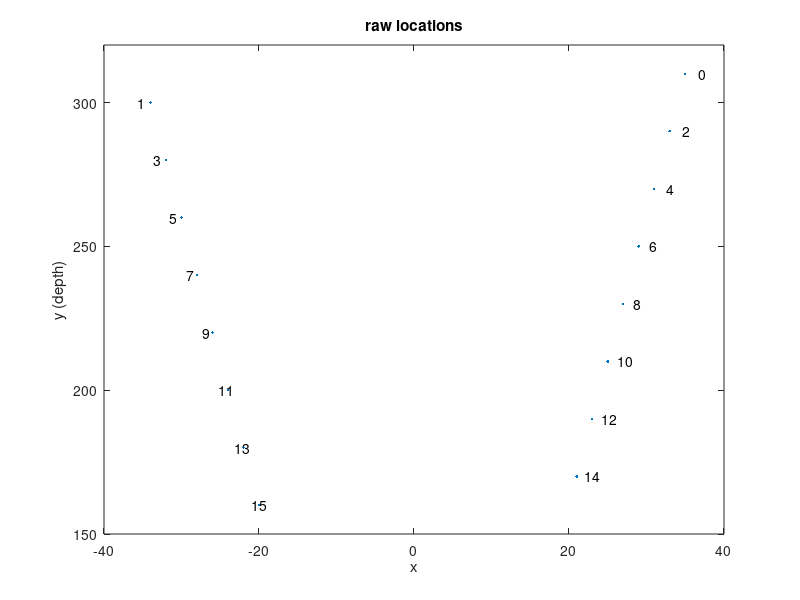

This chart was generated by the following MATLAB code: (Note: this script raises an error after producing the figure.)

%% specifications for E-16 probe from Cambridge NeuroTech
% Store specs in a struct, prb
% index to sites (probably unnecessary)
prb.index = 15:-1:0;
% # of sites on probe
prb.nsites = 16;
% xy coordinates of sites, with x location in 1st column, y location
% (increasing depth as value increases) in 2nd column. units are arbitrary,
% but could be um...
% this is as specd in file CNT_E1_Klusta.txt provided by Tahl Holtzman of
% Cambridge NeuroTech 
prb.xy_klusta = [ ...
-20, 160; ...
21, 170; ...
-22, 180; ...
23, 190; ...
-24, 200; ...
25, 210; ...
-26, 220; ...
27, 230; ...
-28, 240; ...
29, 250; ...
-30, 260; ...
31, 270; ...
-32, 280; ...
33, 290; ...
-34, 300; ...
35, 310; ...
];

%% plot the locations as 'o's with site index text adjacent
plot(prb.xy_klusta(:, 1), prb.xy_klusta(:, 2), '.')
text(prb.xy_klusta(:, 1)*(1 + 0.05), prb.xy_klusta(:, 2), num2cell(prb.index))
ylim([150 320])
xlabel('x')
ylabel('y (depth)')
title('raw locations')

%% probe site ID from probe layout pdf: 
%    CambridgeNeuroTech_Acute16ChProbe_Pinouts.pdf
% data also in E1_ProbeLayout.xls
%
% *** these sites are listed from proximal (top of probe) to
% *** distal (tip of probe)
prb.id = [ ...
	9; ...
	11; ...
	13; ...
	10; ...
	12; ...
	15; ...
	14; ...
	16; ...
	8; ...
	6; ...
	4; ...
	2; ...
	1; ...
	3; ...
	5; ...
	7	];

% print out in mock layout
for n = 1:prb.nsites
	if isodd(n)
		fprintf('   %d\n', prb.id(n));
	else
		fprintf('      %d\n', prb.id(n));
	end
end


%% define probe site (column 1) to AD channel (column 2) map:

prb.id_to_channel_map = [ ...
	6,	15; ...
	2,	13; ...
	3,	11; ...
	7,	9; ...
	16,	7; ...
	15,	5; ...
	10,	3; ...
	11,	1; ...
	8,	16; ...
	4,	14; ...
	1,	12; ...
	5,	10; ...
	14,	8; ...
	12,	6; ...
	13,	4; ...
	9,	2 ];

%% for each probe_id site, find the corresponding A/D channel
% so, loop through the sites as listed in prb.id...
prb.channel = zeros(prb.nsites, 1);
for n = 1:prb.nsites
	% find location of this id in prb.site_to_channel_map first column
	indx = find(prb.id(n) == prb.id_to_channel_map(:, 1));
	% matching AD channel will be in second column
	prb.channel(n) = prb.id_to_channel_map(indx, 2);
	fprintf('site %d --> chan %d\n', prb.id(n), ...
						prb.channel(n));
end




%% need to do some tweaking to get sites/channels to line up and 
% match physical layout of probe
% what we need: 
% A/D channels mapped to x, y locations of recording probe sites.

% right now locations of sites in prb.xy_klusta are listed from 
% bottom to top, so flip up down
xyud = flipud(prb.xy_klusta);

% then need to reverse the xy coords in pairs in order to get left-right
% position to match locations on probe
xylr = zeros(size(xyud));
for n = 1:2:prb.nsites
	xylr(n, 1) = xyud(n+1, 1);
	xylr(n+1, 1) = xyud(n, 1);
	xylr(n, 2) = xyud(n, 2);
	xylr(n+1, 2) = xyud(n+1, 2);
end

% check using plot xy coordinates and site id
figure(2)
plot(xylr(:, 1), xylr(:, 2), '.r')
ctxt = cell(length(prb.id), 1);
for n = 1:length(prb.id)
    ctxt{n} = sprintf('id %d', prb.id(n));
    if xylr(n, 1) < 0
        text(xylr(n, 1)*(1 - 0.05), xylr(n, 2), ctxt{n}, 'Color', 'r')
    else
        text(xylr(n, 1)*(1 + 0.05), xylr(n, 2), ctxt{n}, 'Color', 'r')
    end
end
xlim([-40 45])
ylim([150 320])
xlabel('x')
ylabel('y (depth)')
title('tweaked locations');



% Store "tweaked" physical xy locations
prb.xy = xylr;


% Now, need to create map A/D channel to physical location
prb.channel_to_xy_map = [prb.channel prb.xy];

% Create table to hold relevant values
prb.probetable = table(prb.id, prb.channel, prb.xy, 'VariableNames', {'SiteID', 'ADchannel', 'XY'});

% Write to mat file
save('CNT_E1_probestruct.mat', 'prb', '-MAT');

% check using plot xy coordinates and site id
figure(3)
plot(prb.xy(:, 1), prb.xy(:, 2), '.k')
ctxt = cell(prb.nsites, 1);
for n = 1:prb.nsites
    ctxt{n} = sprintf('id %d', prb.channel(n)-1);
    if prb.xy(n, 1) < 0
        text(prb.xy(n, 1)*(1 - 0.05), prb.xy(n, 2), ctxt{n}, 'Color', 'k')
    else
        text(prb.xy(n, 1)*(1 + 0.05), prb.xy(n, 2), ctxt{n}, 'Color', 'k')
    end
end
xlim([-40 45])
ylim([150 320])
xlabel('x')
ylabel('y (depth)')
title('AD (spyk) channel tweaked locations');

%% Write channel and xy locations in prb format
% This is essentially writing python code to define the geometry of the probe. 


% example:
%{
# header info

total_nb_channels = 30
radius            = 200
channel_groups    = {}

channel_groups = {
    # Shank index.
    1:
        {   
            'channels': list(range(30)),
            'geometry': {
                0: (0, -1050),
                1: (22, -1050),
                2: (0, -1072),
                3: (22, -1072),
                4: (0, -1094),
                5: (22, -1094),
                6: (0, -1116),
                7: (22, -1116),
                8: (0, -1138),
                9: (22, -1138),
                10: (0, -1160),
                11: (22, -1160),
                12: (0, -1182),
                13: (22, -1182),
                14: (0, -1204),
                15: (22, -1204),
                16: (0, -1226),
                17: (22, -1226),
                18: (0, -1248),
                19: (22, -1248),
                20: (0, -1270),
                21: (22, -1270),
                22: (0, -1292),
                23: (22, -1292),
                24: (0, -1314),
                25: (22, -1314),
                26: (0, -1336),
                27: (22, -1336),
                28: (0, -1358),
                29: (22, -1358),
            }
    }
}
%}

% probe file filename
% prbfile = 'CNT_E1.prb';
prbfile = '';

if isempty(prbfile)
    fp = 1;
else
    % open file
    fp = fopen(prbfile, 'w');
end

% define tb (tab) in spaces (3)
tb = '   ';
% write header
fprintf(fp, '# SpyKING CIRCUS .prb configuration file\n');
fprintf(fp, '# for Cambridge NeuroTech E1 16 channel probe\n');
fprintf(fp, '# Date: %s\n', date);

% write # of channels
fprintf(fp, 'total_nb_channels = %d\n', prb.nsites);
% write radius (default)
fprintf(fp, 'radius = %d\n', 200);


fprintf(fp, 'channel_groups = {\n');

fprintf(fp, '%s1: {\n', tb);
fprintf(fp, '%s%s''channels'': list(range(%d)),\n', tb, tb, prb.nsites);
fprintf(fp, '%s%s''geometry'': {\n', tb, tb);

% need to get data sorted by AD channel
srtprobe = sortrows(prb.probetable, 'ADchannel');
for n = 1:prb.nsites
    % need to offset AD channel by 1
    fprintf(fp, '%s%s%s%d: [%d, %d],\n', tb, tb, tb, ...
                        srtprobe.ADchannel(n) - 1, srtprobe.XY(n, 1), srtprobe.XY(n, 2));
end
fprintf(fp, '%s%s}\n', tb, tb);
%fprintf(fp, '%s%s%s''graph'' : [],\n', tb, tb, tb);
fprintf(fp, '%s}\n', tb);
fprintf(fp, '}\n');

% close the file
if fp ~= 1
    fclose(fp);
end











%{



% specifications for E-16 probe from Cambridge NeuroTech
prb.index = 15:-1:0;
prb.nsites = 16;

prb.xy = [ ...
				-20, 160; ...
				21, 170; ...
				-22, 180; ...
				23, 190; ...
				-24, 200; ...
				25, 210; ...
				-26, 220; ...
				27, 230; ...
				-28, 240; ...
				29, 250; ...
				-30, 260; ...
				31, 270; ...
				-32, 280; ...
				33, 290; ...
				-34, 300; ...
				35, 310; ...
			];

% plot the locations as 'o's with site index text adjacent
% this is as specd in file CNT_E1_Klusta.txt
plot(prb.xy(:, 1), prb.xy(:, 2), '.')
text(prb.xy(:, 1)*(1 + 0.05), prb.xy(:, 2), num2cell(prb.index))
ylim([150 320])
%% need to do some tweaking


% probe site ID from probe layout pdf: 
%    CambridgeNeuroTech_Acute16ChProbe_Pinouts.pdf
% data also in E1_ProbeLayout.xls
%{
 *** these sites are listed from proximal (top of probe) to
 *** distal (tip of probe)
  9
      11
   13
      10
   12
      15
   14
      16
   8
      6
   4
      2
   1
      3
   5
      7
    
%}
prb.id = [ ...
	9; ...
	11; ...
	13; ...
	10; ...
	12; ...
	15; ...
	14; ...
	16; ...
	8; ...
	6; ...
	4; ...
	2; ...
	1; ...
	3; ...
	5; ...
	7	];

% print out in mock layout
for n = 1:prb.nsites
	if isodd(n)
		fprintf('   %d\n', prb.id(n));
	else
		fprintf('      %d\n', prb.id(n));
	end
end

% map from probe site ID (1st col) to Omnetics connector (2nd col) map
prb.site_to_omnetics_map = [ ...
	9, 
	

% define probe site (column 1) to AD channel (column 2) map:
prb.site_to_channel_map = [ ...
	6,	1; ...
	2,	3; ...
	3,	5; ...
	7,	7; ...
	16,	9; ...
	15,	11; ...
	10,	13; ...
	11,	15; ...
	8,	2; ...
	4,	4; ...
	1,	6; ...
	5,	8; ...
	14,	10; ...
	12,	12; ...
	13,	14; ...
	9,	16 ];



% for each probe_id site, find the corresponding A/D channel
% so, loop through the sites as listed in prb.id
prb.channel = zeros(prb.nsites, 1);
for n = 1:prb.nsites
	% find location of this id in prb.site_to_channel_map first column
	indx = find(prb.id(n) == prb.site_to_channel_map(:, 1));
	% matching AD channel will be in second column
	prb.channel(n) = prb.site_to_channel_map(indx, 2);
	fprintf('site %d --> chan %d\n', prb.id(n), ...
						prb.channel(n));
end

% what we need: 
% A/D channels mapped to x, y locations of recording probe sites.
% right now locations are listed from bottom to top, so flip up down
xyud = flipud(prb.xy)
% then need to reverse the xy coords in pairs
xylr = zeros(size(xyud));
for n = 1:2:prb.nsites
	xylr(n, 1) = xyud(n+1, 1);
	xylr(n+1, 1) = xyud(n, 1);
	xylr(n, 2) = xyud(n, 2);
	xylr(n+1, 2) = xyud(n+1, 2);
end
xylr

% first: determine channel that matches each site in site.probe_id
figure(2)
plot(xyud(:, 1), xyud(:, 2), '.b')
hold on
plot(xylr(:, 1), xylr(:, 2), '.r')
hold off
ctxt = cell(length(prb.id), 1);
for n = 1:length(prb.id)
	ctxt{n} = sprintf('c%d', prb.id(n));
end
text(xylr(:, 1)*(1 + 0.05), xylr(:, 2), ctxt, 'Color', 'r')
ylim([150 320])

%{
actual coords:
Coordinates	
x	y
-34	310
35	300
-32	290
33	280
-30	270
31	260
-28	250
29	240
-26	230
27	220
-24	210
25	200
-22	190
23	180
-20	170
21	160
%}




%}